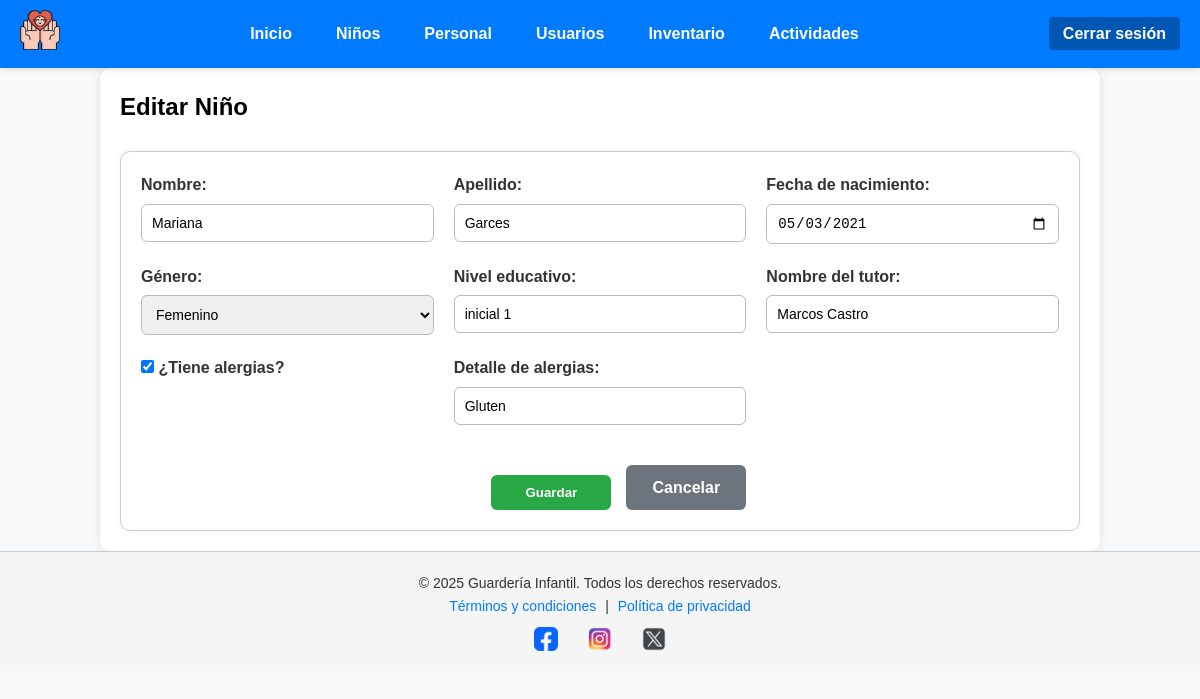
/MVC/index.php?c=Ninos&a=editar&id=2 (signed in), run on the app's committed database.
### tables this page shows
CREATE TABLE `ninos` (
  `id` int(11) NOT NULL,
  `nombre` varchar(100) NOT NULL,
  `apellido` varchar(100) NOT NULL,
  `fecha_nacimiento` date NOT NULL,
  `genero` enum('Masculino','Femenino') NOT NULL,
  `nivel` varchar(50) NOT NULL,
  `tutor` varchar(100) NOT NULL,
  `fecha_registro` timestamp NOT NULL DEFAULT current_timestamp(),
  `usuario_creacion` varchar(50) DEFAULT NULL,
  `fecha_actualizacion` timestamp NULL DEFAULT NULL,
  `usuario_actualizacion` varchar(50) DEFAULT NULL,
  `alergias` tinyint(1) DEFAULT 0,
  `detalle_alergias` varchar(255) DEFAULT NULL
);

### MVC/controller/NinosController.php (called while the page is built, shortened)
<?php
require_once "model/dao/NinoDAO.php";
class NinosController {
    public function editar() {
        $id = $_GET['id'] ?? null;
        $dato = NinoDAO::buscarPorId($id);
        require_once "view/nino/nino.edit.php";
    }
}

### MVC/index.php (called while the page is built, shortened)
<?php
$a = isset($_GET['a']) ? $_GET['a'] : 'index';
$controller = new $controllerClass();
$controller->$a();

### MVC/model/dao/NinoDAO.php (called while the page is built, shortened)
<?php
class NinoDAO {
    public static function buscarPorId($id) {
        $conexion = Conexion::conectar();
        $stmt = $conexion->prepare("SELECT * FROM ninos WHERE id = ?");
        $stmt->execute([$id]);
        return $stmt->fetch(PDO::FETCH_ASSOC);
    }
}

### MVC/view/nino/nino.edit.php (the view, shortened to what this page needs)
<?php require_once "view/templates/navbar.php"; ?>
<main class="container">
    <h2>Editar Niño</h2>
    <form action="index.php?c=Ninos&a=actualizar" method="POST" class="form-grid">
        <div class="form-group">
            <label for="nombre">Nombre:</label>
            <input type="text" name="nombre" id="nombre" value="<?= $dato['nombre'] ?>" required>
        </div>
        <div class="form-group">
            <label for="apellido">Apellido:</label>
            <input type="text" name="apellido" id="apellido" value="<?= $dato['apellido'] ?>" required>
        </div>
        <div class="form-group">
            <label for="fecha_nacimiento">Fecha de nacimiento:</label>
            <input type="date" name="fecha_nacimiento" id="fecha_nacimiento" value="<?= $dato['fecha_nacimiento'] ?>" required>
        </div>
        <div class="form-group">
            <label for="genero">Género:</label>
            <select name="genero" id="genero" required>
                <option value="Femenino" <?= $dato['genero'] === 'Femenino' ? 'selected' : '' ?>>Femenino</option>
            </select>
        </div>
        <div class="form-group">
            <label for="nivel">Nivel educativo:</label>
            <input type="text" name="nivel" id="nivel" value="<?= $dato['nivel'] ?>" required>
        </div>
        <div class="form-group">
            <label for="tutor">Nombre del tutor:</label>
            <input type="text" name="tutor" id="tutor" value="<?= $dato['tutor'] ?>" required>
        </div>
        <div class="form-group">
            <label>
                <input type="checkbox" name="alergias" id="check-alergias" value="1" <?= $dato['alergias'] ? 'checked' : '' ?>>
                ¿Tiene alergias?
            </label>
        </div>
        <div class="form-group">
            <label for="detalle_alergias">Detalle de alergias:</label>
            <input type="text" name="detalle_alergias" id="detalle_alergias"
                placeholder="Ej. Polen, gluten..." value="<?= htmlspecialchars($dato['detalle_alergias']) ?>"
                <?= $dato['alergias'] ? '' : 'disabled' ?>>
        </div>
        <div class="form-acciones">
            <button type="submit" class="btn-agregar">Guardar</button>
            <a href="index.php?c=Ninos" class="btn-cancelar">Cancelar</a>
        </div>
    </form>
</main>
<?php require_once "view/templates/footer.php"; ?>

### MVC/assets/css/home.css (style rules this page uses)
html { scroll-behavior: smooth; }
* { margin: 0; padding: 0; box-sizing: border-box; }
body { width: 100%; min-height: 100vh; overflow-x: hidden; background-color: #f8f9fa; font-family: Arial, sans-serif; line-height: 1.6; }
.container { width: 100%; margin: auto; padding: 20px; max-width: 1000px; background: white; border-radius: 10px; box-shadow: 0 0 10px rgba(0,0,0,0.1); }
.btn-agregar { display: inline-block; margin-top: 10px; padding: 10px 15px; background-color: #28a745; color: white; text-decoration: none; border-radius: 4px; font-weight: bold; }
.form-grid { display: grid; grid-template-columns: repeat(auto-fit, minmax(280px, 1fr)); gap: 20px; margin-top: 25px; padding: 20px; background-color: #fff; border: 1px solid #ccc; border-radius: 10px; box-shadow: 0 0 8px rgba(0, 0, 0, 0.05); }
.form-group { display: flex; flex-direction: column; }
.form-group label { font-weight: bold; margin-bottom: 6px; color: #333; }
.form-group input, .form-group select { padding: 10px; border-radius: 6px; border: 1px solid #bbb; font-size: 14px; transition: border-color 0.3s ease; }
.form-acciones { grid-column: span 2; display: flex; justify-content: flex-end; gap: 15px; margin-top: 20px; }
.btn-agregar { padding: 10px 20px; background-color: #28a745; color: white; font-weight: bold; border: none; border-radius: 6px; cursor: pointer; }
.btn-agregar, .btn-cancelar { padding: 10px 20px; border: none; font-weight: bold; text-align: center; text-decoration: none; border-radius: 6px; min-width: 120px; }
.btn-agregar { background-color: #28a745; color: white; }
.btn-cancelar { background-color: #dc3545; color: white; display: inline-block; }
.btn-cancelar { padding: 10px 20px; background-color: #6c757d; color: white; font-weight: bold; text-decoration: none; border-radius: 6px; }

### data on the page
ninos: nombre "Mariana", apellido "Garces", fecha_nacimiento "05/03/2021", genero "Femenino", nivel "inicial 1", tutor "Marcos Castro", alergias "☑", detalle_alergias "Gluten"
